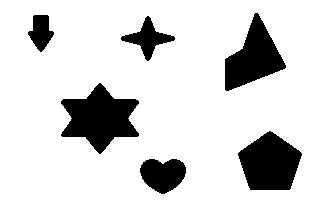
#> input picture Topico43/Python/Imagem.jpg, 321 x 221 px
$ python main.py
#> lines starting #> are read from the running program, lines starting #| are printed output that depends on the picture; after the words box and inside, x2 and y2 are one past the last pixel; in counts of white or black regions, pixels touching at a corner belong together
import cv2 as cv
import numpy as np
if __name__ == '__main__':

    img = cv.imread('Imagem.jpg')
#> img is the input picture: shape (221, 321, 3); min 0, max 255, mean 216.1
    Row, Col = img.shape[:2]
#> Row = 221; Col = 321

    imgGray = cv.cvtColor(img,cv.COLOR_BGR2GRAY)

    imgCanny = cv.Canny(imgGray,100,200)
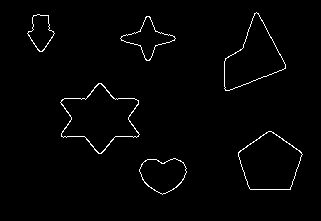
#> imgCanny: shape (221, 321); 1.6% white in thin lines or dots, all inside (x1, y1, x2, y2) = (27, 12, 303, 195)

    parameters = cv.SimpleBlobDetector_Params()

    #change thresholds
    parameters.minThreshold = 50
    parameters.maxThreshold = 250

    #Filter by area
    parameters.filterByArea = True
    parameters.minArea = 10

    #filter by circularity
    parameters.filterByCircularity = True
    parameters.minCircularity = 0.1

    #filter by convexity
    parameters.filterByConvexity = True
    parameters.minConvexity = 0.50

    #filter by inertia
    parameters.filterByInertia = True
    parameters.minInertiaRatio = 0.01

    #Distance between blobs
    parameters.minDistBetweenBlobs = 10

    detector = cv.SimpleBlobDetector_create(parameters)
    blobs = detector.detect(imgCanny)
#> blobs = 6 keypoints; (x, y, size): (100, 118, 63.6), (253, 57, 57.8), (270, 163, 57.4), (163, 174, 38.4), (147, 38, 33.5), (40, 32, 26.3)

    img_with_keypoints = cv.drawKeypoints(imgGray, blobs, np.array([]), (0, 0, 255),
                                         cv.DRAW_MATCHES_FLAGS_DRAW_RICH_KEYPOINTS)
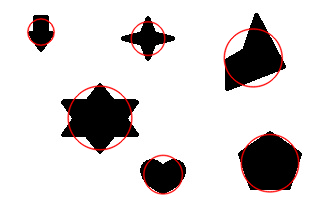
#> img_with_keypoints: shape (221, 321, 3); mean of channels 0, 1, 2 213.8, 213.8, 217.7; drawn as B, G, R
    print(" number of objects : " + str(len(blobs)))
#|  number of objects : 6

    # [7 lines of commented-out code are left out]
    for index,i in enumerate(blobs):
        xc = i.pt[0]    #coordinate of center in x axis
        yc = i.pt[1]    #coordinate of center in y axis
        size = i.size   #Size of the diameter

        Top_left_X = int(xc - size/2 - 15)
        Top_left_Y = int(yc - size/2 - 15)
        #print(int(xc),int(yc),int(size))

        Bottom_right_X = int(xc + size/2 + 15)
        Bottom_right_Y = int(yc + size/2 + 15)

        #Bunch of tests to verify if the points(Top_left and Bottom_right) are inside the image boundaries

        if Top_left_X < 0:
            Top_left_X = 0

        if Top_left_Y < 0:
            Top_left_Y = 0

        if Bottom_right_X > Col:
            Bottom_right_X = Col

        if Bottom_right_Y > Row:
            Bottom_right_Y = Row

        Top_left = (Top_left_X,Top_left_Y)
        Bottom_right = (Bottom_right_X, Bottom_right_Y)

        cv.rectangle(img,Top_left,Bottom_right,(0,0,255),2)
#> this loop made 6 passes
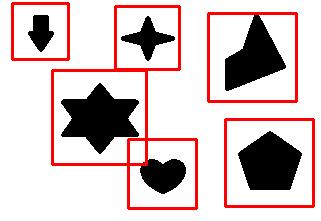
#> img: shape (221, 321, 3); 7.59% of pixels changed, all inside (x1, y1, x2, y2) = (11, 2, 315, 210)

    cv.imshow('Final Image',img)
    cv.waitKey(0)
